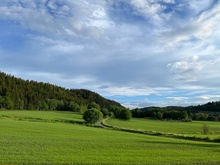
%> input picture test.jpg, 220 x 165 px, shrunk from 1127 x 845 before the run
$ octave barrel_distortion_correction_basic_algorithm.m   (GNU Octave 9; MATLAB toolbox functions it lacks are replaced by stand-ins)
%> lines starting %> are read from the running program, lines starting %| are printed output that depends on the picture; long printed decimals are rounded

% Load an image to introduce distortion
input_image = imread('test.jpg');
%> input_image is the input picture: size 165x220x3 uint8; mean R, G, B 122.1, 145.1, 135.1

% Display the original image
figure;
imshow(input_image);
title('Original Image');

% Set parameters for barrel distortion
k_1 = 0.25; % Barrel distortion coefficient (0.15 for example)
k_2 = 0;    % Set all other distortion coefficients to zero
p_1 = 0;
p_2 = 0;

% Get image dimensions
[height, width, channels] = size(input_image);
%> height = 165; width = 220; channels = 3

% Initialize the distorted image with the same dimensions and type
distorted_image = uint8(zeros(size(input_image)));

% Calculate the center of the image
center_x = width / 2;
%> center_x = 110
center_y = height / 2;
%> center_y = 82.5

% Apply barrel distortion to the image
for y = 1:height
    for x = 1:width
        % Calculate the normalized coordinates relative to the center
        x_normalized = (x - center_x) / center_x;
        y_normalized = (y - center_y) / center_y;

        % Calculate the radial distance from the center
        r = sqrt(x_normalized^2 + y_normalized^2);

        % Apply the distortion equation with minimal overcorrection
        x_distorted = x_normalized * (1 + k_1 * r^2) + p_1 * (r^2 + 2 * x_normalized^2);
        y_distorted = y_normalized * (1 + k_1 * r^2) + p_2 * (r^2 + 2 * y_normalized^2);

        % Convert back to pixel coordinates
        x_distorted_pixel = round(center_x * x_distorted + center_x);
        y_distorted_pixel = round(center_y * y_distorted + center_y);

        % Check if the distorted coordinates are within bounds
        if x_distorted_pixel >= 1 && x_distorted_pixel <= width && y_distorted_pixel >= 1 && y_distorted_pixel <= height
            for c = 1:channels
                % Copy pixel values from the input image to the distorted image
                distorted_image(y, x, c) = input_image(y_distorted_pixel, x_distorted_pixel, c);
            end
        end
    end
end
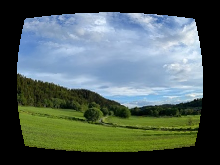
%> distorted_image: size 165x220x3 uint8; mean R, G, B 82.4, 97.9, 93.2

ssim_distorted = ssim(input_image, distorted_image);
%> ssim_distorted = 0.525
fprintf('Structural Similarity Index for distorted image: %f\n',ssim_distorted);
%| Structural Similarity Index for distorted image: 0.5253

% Display the distorted image
figure;
imshow(distorted_image);
title('Distorted Image (Barrel Distortion)');


% Initialize the undistorted image with the same dimensions and type
undistorted_image = uint8(zeros(size(input_image)));

%k_1 = 0.21; %manual= 0.148, best SSIM = 0,21
k1_val = 0.1:0.001:0.25;
n_val = numel(k1_val);

k_2 = 0.0;% manual = 0.00985 best SSIM =-0.031
%k2_val = -0.1:0.001:0.1;
%n_val = numel(k2_val);

% Initializing arrays for sroting FOM for different correction factor K_1
mse = zeros(1,n_val); % mean square error
psnr = zeros(1,n_val); % peak signal to noise ratio
ssim_val = zeros (1,n_val); % structural similarity index

%> (the run ends here)
